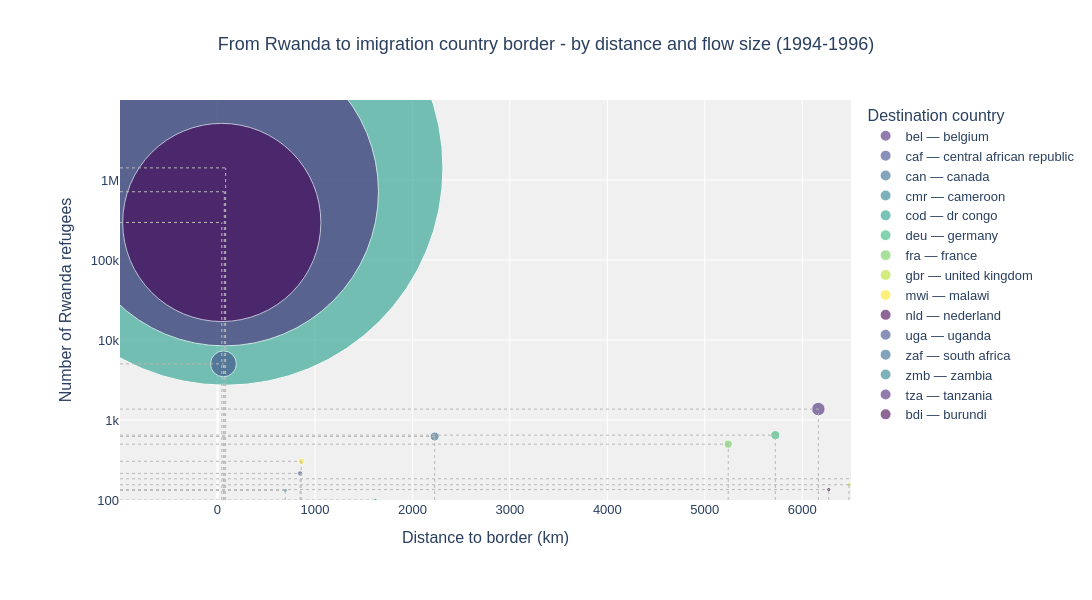

This figure's notebook cell:
### Code cell
# -------------------------------------------------
#     Number of refugees VS distance
#                1994-1996
# -------------------------------------------------

rwa_sub = filtered_data[
    (filtered_data["originiso"] == "rwa")
    & (filtered_data["year"].between(1994, 1996))
].copy()

rwanda_plot = (
    rwa_sub
    .groupby(["asylumiso", "asylumname"], as_index=False)["count"]
    .sum()
)

rwanda_plot["border_distance_km"] = rwanda_plot.apply(
    lambda row: distance_to_country_border_km(
        "rwa",
        row["asylumiso"],
        countries_gdf
    ),
    axis=1
)

# legend labels
# ----------------
rwanda_plot["legend_label"] = (
    rwanda_plot["asylumiso"].str.lower()
    + " — "
    + rwanda_plot["asylumname"].str.lower()
)

legend_order = sorted(rwanda_plot["legend_label"].unique())

# plot
# ------------------
fig = px.scatter(
    rwanda_plot,
    x="border_distance_km",
    y="count",
    size="count",

    color="legend_label",

    # pastelle
    # olor_discrete_sequence=px.colors.qualitative.Set3

    # reds yellow
    # color_discrete_sequence=px.colors.sequential.YlOrRd

    category_orders={
        "legend_label": legend_order
    },

    hover_data={
        "legend_label": False,
        "asylumiso": False,
    },

    # text="asylumiso",

    log_y=True,
    hover_name="asylumname",

    labels={
        "border_distance_km": "Distance to border (km)",
        "count": "Number of Rwanda refugees",
        "legend_label": "Destination country",
    },

    title="From Rwanda to imigration country border - by distance and flow size (1994-1996)",

    color_discrete_sequence=px.colors.sequential.Viridis,
)

# pastel hover labels
# -----------------------
for trace in fig.data:

    original_color = trace.marker.color

    trace.hoverlabel = dict(
        bgcolor=lighten_color(original_color, 0.65),
        font_size=13,
        font_color="black",
        bordercolor=original_color,
    )

# put Burundi and Tanzania on top
fig.data = tuple(
    [trace for trace in fig.data
     if not (
         trace.name.startswith("bdi")
         or trace.name.startswith("tza")
     )]
    +
    [trace for trace in fig.data
     if trace.name.startswith("tza")]
    +
    [trace for trace in fig.data
     if trace.name.startswith("bdi")]
)

# circle size and style
# -----------------------
fig.update_traces(
    textposition="top center",
    marker=dict(
        sizemode="area",
        sizeref=15,
        opacity=0.6,
    )
)

# y axis
# ----------
fig.update_yaxes(
    range=[2, 7],
    tickvals=[1e2, 1e3, 1e4, 1e5, 1e6],
    ticktext=["100", "1k", "10k", "100k", "1M"],
)

# x axis
# ----------
x_min = -1000
x_max = 6500

fig.update_xaxes(
    range=[x_min, x_max],
    tickvals=[0, 1000, 2000, 3000, 4000, 5000, 6000],
    ticktext=["0", "1000", "2000", "3000", "4000", "5000", "6000"],
)

fig.update_layout(
    title_x=0.5,
    width=1200,
    height=600,

    plot_bgcolor="#f0f0f0",
    paper_bgcolor="white",

    font=dict(family="Helvetica", size=13),

    margin=dict(
        l=120,
        r=100,
        t=100,
        b=100,
    )
)

# helper lines
# -------------------------------------------
for _, row in rwanda_plot.iterrows():

    x = row["border_distance_km"]
    y = row["count"]
    color = "#B8B8B8"

    fig.add_shape(
        type="line",
        x0=x_min,
        x1=x,
        y0=y,
        y1=y,
        xref="x",
        yref="y",
        line=dict(color=color, width=1, dash="dot"),
        layer="above",
    )

    fig.add_shape(
        type="line",
        x0=x,
        x1=x,
        y0=100,
        y1=y,
        xref="x",
        yref="y",
        line=dict(color=color, width=1, dash="dot"),
        layer="above",
    )

# save and show
fig.write_html("../visualizations/rwanda_distance_vs_count.html")

fig.show()

### Figure 1 — Plotly figure (JSON) as saved in the notebook; plotly's stock layout.template omitted (floating-point values rounded to 4 significant figures)
{"data": [{"customdata": [["bel — belgium", "bel"]], "hovertemplate": "<b>%{hovertext}</b><br><br>Distance to border (km)=%{x}<br>Number of Rwanda refugees=%{marker.size}<extra></extra>", "hovertext": ["belgium"], "legendgroup": "bel — belgium", "marker": {"color": "#482878", "size": [1369], "sizemode": "area", "sizeref": 15, "symbol": "circle", "opacity": 0.6}, "mode": "markers", "name": "bel — belgium", "orientation": "v", "showlegend": true, "x": [6165.0], "xaxis": "x", "y": [1369], "yaxis": "y", "type": "scatter", "hoverlabel": {"bgcolor": "rgb(190,179,207)", "bordercolor": "#482878", "font": {"size": 13, "color": "black"}}, "textposition": "top center"}, {"customdata": [["caf — central african republic", "caf"]], "hovertemplate": "<b>%{hovertext}</b><br><br>Distance to border (km)=%{x}<br>Number of Rwanda refugees=%{marker.size}<extra></extra>", "hovertext": ["central african republic"], "legendgroup": "caf — central african republic", "marker": {"color": "#3e4989", "size": [215], "sizemode": "area", "sizeref": 15, "symbol": "circle", "opacity": 0.6}, "mode": "markers", "name": "caf — central african republic", "orientation": "v", "showlegend": true, "x": [848.3], "xaxis": "x", "y": [215], "yaxis": "y", "type": "scatter", "hoverlabel": {"bgcolor": "rgb(187,191,213)", "bordercolor": "#3e4989", "font": {"size": 13, "color": "black"}}, "textposition": "top center"}, {"customdata": [["can — canada", "can"]], "hovertemplate": "<b>%{hovertext}</b><br><br>Distance to border (km)=%{x}<br>Number of Rwanda refugees=%{marker.size}<extra></extra>", "hovertext": ["canada"], "legendgroup": "can — canada", "marker": {"color": "#31688e", "size": [184], "sizemode": "area", "sizeref": 15, "symbol": "circle", "opacity": 0.6}, "mode": "markers", "name": "can — canada", "orientation": "v", "showlegend": true, "x": [9640.0], "xaxis": "x", "y": [184], "yaxis": "y", "type": "scatter", "hoverlabel": {"bgcolor": "rgb(182,202,215)", "bordercolor": "#31688e", "font": {"size": 13, "color": "black"}}, "textposition": "top center"}, {"customdata": [["cmr — cameroon", "cmr"]], "hovertemplate": "<b>%{hovertext}</b><br><br>Distance to border (km)=%{x}<br>Number of Rwanda refugees=%{marker.size}<extra></extra>", "hovertext": ["cameroon"], "legendgroup": "cmr — cameroon", "marker": {"color": "#26828e", "size": [100], "sizemode": "area", "sizeref": 15, "symbol": "circle", "opacity": 0.6}, "mode": "markers", "name": "cmr — cameroon", "orientation": "v", "showlegend": true, "x": [1620.0], "xaxis": "x", "y": [100], "yaxis": "y", "type": "scatter", "hoverlabel": {"bgcolor": "rgb(179,211,215)", "bordercolor": "#26828e", "font": {"size": 13, "color": "black"}}, "textposition": "top center"}, {"customdata": [["cod — dr congo", "cod"]], "hovertemplate": "<b>%{hovertext}</b><br><br>Distance to border (km)=%{x}<br>Number of Rwanda refugees=%{marker.size}<extra></extra>", "hovertext": ["dr congo"], "legendgroup": "cod — dr congo", "marker": {"color": "#1f9e89", "size": [1417138], "sizemode": "area", "sizeref": 15, "symbol": "circle", "opacity": 0.6}, "mode": "markers", "name": "cod — dr congo", "orientation": "v", "showlegend": true, "x": [83.88], "xaxis": "x", "y": [1417138], "yaxis": "y", "type": "scatter", "hoverlabel": {"bgcolor": "rgb(176,221,213)", "bordercolor": "#1f9e89", "font": {"size": 13, "color": "black"}}, "textposition": "top center"}, {"customdata": [["deu — germany", "deu"]], "hovertemplate": "<b>%{hovertext}</b><br><br>Distance to border (km)=%{x}<br>Number of Rwanda refugees=%{marker.size}<extra></extra>", "hovertext": ["germany"], "legendgroup": "deu — germany", "marker": {"color": "#35b779", "size": [647], "sizemode": "area", "sizeref": 15, "symbol": "circle", "opacity": 0.6}, "mode": "markers", "name": "deu — germany", "orientation": "v", "showlegend": true, "x": [5724.0], "xaxis": "x", "y": [647], "yaxis": "y", "type": "scatter", "hoverlabel": {"bgcolor": "rgb(184,229,208)", "bordercolor": "#35b779", "font": {"size": 13, "color": "black"}}, "textposition": "top center"}, {"customdata": [["fra — france", "fra"]], "hovertemplate": "<b>%{hovertext}</b><br><br>Distance to border (km)=%{x}<br>Number of Rwanda refugees=%{marker.size}<extra></extra>", "hovertext": ["france"], "legendgroup": "fra — france", "marker": {"color": "#6ece58", "size": [499], "sizemode": "area", "sizeref": 15, "symbol": "circle", "opacity": 0.6}, "mode": "markers", "name": "fra — france", "orientation": "v", "showlegend": true, "x": [5240.0], "xaxis": "x", "y": [499], "yaxis": "y", "type": "scatter", "hoverlabel": {"bgcolor": "rgb(204,237,196)", "bordercolor": "#6ece58", "font": {"size": 13, "color": "black"}}, "textposition": "top center"}, {"customdata": [["gbr — united kingdom", "gbr"]], "hovertemplate": "<b>%{hovertext}</b><br><br>Distance to border (km)=%{x}<br>Number of Rwanda refugees=%{marker.size}<extra></extra>", "hovertext": ["united kingdom"], "legendgroup": "gbr — united kingdom", "marker": {"color": "#b5de2b", "size": [155], "sizemode": "area", "sizeref": 15, "symbol": "circle", "opacity": 0.6}, "mode": "markers", "name": "gbr — united kingdom", "orientation": "v", "showlegend": true, "x": [6479.0], "xaxis": "x", "y": [155], "yaxis": "y", "type": "scatter", "hoverlabel": {"bgcolor": "rgb(229,243,180)", "bordercolor": "#b5de2b", "font": {"size": 13, "color": "black"}}, "textposition": "top center"}, {"customdata": [["mwi — malawi", "mwi"]], "hovertemplate": "<b>%{hovertext}</b><br><br>Distance to border (km)=%{x}<br>Number of Rwanda refugees=%{marker.size}<extra></extra>", "hovertext": ["malawi"], "legendgroup": "mwi — malawi", "marker": {"color": "#fde725", "size": [305], "sizemode": "area", "sizeref": 15, "symbol": "circle", "opacity": 0.6}, "mode": "markers", "name": "mwi — malawi", "orientation": "v", "showlegend": true, "x": [859.2], "xaxis": "x", "y": [305], "yaxis": "y", "type": "scatter", "hoverlabel": {"bgcolor": "rgb(254,246,178)", "bordercolor": "#fde725", "font": {"size": 13, "color": "black"}}, "textposition": "top center"}, {"customdata": [["nld — nederland", "nld"]], "hovertemplate": "<b>%{hovertext}</b><br><br>Distance to border (km)=%{x}<br>Number of Rwanda refugees=%{marker.size}<extra></extra>", "hovertext": ["nederland"], "legendgroup": "nld — nederland", "marker": {"color": "#440154", "size": [135], "sizemode": "area", "sizeref": 15, "symbol": "circle", "opacity": 0.6}, "mode": "markers", "name": "nld — nederland", "orientation": "v", "showlegend": true, "x": [6272.0], "xaxis": "x", "y": [135], "yaxis": "y", "type": "scatter", "hoverlabel": {"bgcolor": "rgb(189,166,195)", "bordercolor": "#440154", "font": {"size": 13, "color": "black"}}, "textposition": "top center"}, {"customdata": [["uga — uganda", "uga"]], "hovertemplate": "<b>%{hovertext}</b><br><br>Distance to border (km)=%{x}<br>Number of Rwanda refugees=%{marker.size}<extra></extra>", "hovertext": ["uganda"], "legendgroup": "uga — uganda", "marker": {"color": "#3e4989", "size": [5034], "sizemode": "area", "sizeref": 15, "symbol": "circle", "opacity": 0.6}, "mode": "markers", "name": "uga — uganda", "orientation": "v", "showlegend": true, "x": [61.39], "xaxis": "x", "y": [5034], "yaxis": "y", "type": "scatter", "hoverlabel": {"bgcolor": "rgb(187,191,213)", "bordercolor": "#3e4989", "font": {"size": 13, "color": "black"}}, "textposition": "top center"}, {"customdata": [["zaf — south africa", "zaf"]], "hovertemplate": "<b>%{hovertext}</b><br><br>Distance to border (km)=%{x}<br>Number of Rwanda refugees=%{marker.size}<extra></extra>", "hovertext": ["south africa"], "legendgroup": "zaf — south africa", "marker": {"color": "#31688e", "size": [621], "sizemode": "area", "sizeref": 15, "symbol": "circle", "opacity": 0.6}, "mode": "markers", "name": "zaf — south africa", "orientation": "v", "showlegend": true, "x": [2228.0], "xaxis": "x", "y": [621], "yaxis": "y", "type": "scatter", "hoverlabel": {"bgcolor": "rgb(182,202,215)", "bordercolor": "#31688e", "font": {"size": 13, "color": "black"}}, "textposition": "top center"}, {"customdata": [["zmb — zambia", "zmb"]], "hovertemplate": "<b>%{hovertext}</b><br><br>Distance to border (km)=%{x}<br>Number of Rwanda refugees=%{marker.size}<extra></extra>", "hovertext": ["zambia"], "legendgroup": "zmb — zambia", "marker": {"color": "#26828e", "size": [132], "sizemode": "area", "sizeref": 15, "symbol": "circle", "opacity": 0.6}, "mode": "markers", "name": "zmb — zambia", "orientation": "v", "showlegend": true, "x": [695.5], "xaxis": "x", "y": [132], "yaxis": "y", "type": "scatter", "hoverlabel": {"bgcolor": "rgb(179,211,215)", "bordercolor": "#26828e", "font": {"size": 13, "color": "black"}}, "textposition": "top center"}, {"customdata": [["tza — tanzania", "tza"]], "hovertemplate": "<b>%{hovertext}</b><br><br>Distance to border (km)=%{x}<br>Number of Rwanda refugees=%{marker.size}<extra></extra>", "hovertext": ["tanzania"], "legendgroup": "tza — tanzania", "marker": {"color": "#482878", "size": [712965], "sizemode": "area", "sizeref": 15, "symbol": "circle", "opacity": 0.6}, "mode": "markers", "name": "tza — tanzania", "orientation": "v", "showlegend": true, "x": [70.25], "xaxis": "x", "y": [712965], "yaxis": "y", "type": "scatter", "hoverlabel": {"bgcolor": "rgb(190,179,207)", "bordercolor": "#482878", "font": {"size": 13, "color": "black"}}, "textposition": "top center"}, {"customdata": [["bdi — burundi", "bdi"]], "hovertemplate": "<b>%{hovertext}</b><br><br>Distance to border (km)=%{x}<br>Number of Rwanda refugees=%{marker.size}<extra></extra>", "hovertext": ["burundi"], "legendgroup": "bdi — burundi", "marker": {"color": "#440154", "size": [294630], "sizemode": "area", "sizeref": 15, "symbol": "circle", "opacity": 0.6}, "mode": "markers", "name": "bdi — burundi", "orientation": "v", "showlegend": true, "x": [44.22], "xaxis": "x", "y": [294630], "yaxis": "y", "type": "scatter", "hoverlabel": {"bgcolor": "rgb(189,166,195)", "bordercolor": "#440154", "font": {"size": 13, "color": "black"}}, "textposition": "top center"}], "layout": {"xaxis": {"anchor": "y", "domain": [0.0, 1.0], "title": {"text": "Distance to border (km)"}, "range": [-1000, 6500], "tickvals": [0, 1000, 2000, 3000, 4000, 5000, 6000], "ticktext": ["0", "1000", "2000", "3000", "4000", "5000", "6000"]}, "yaxis": {"anchor": "x", "domain": [0.0, 1.0], "title": {"text": "Number of Rwanda refugees"}, "type": "log", "range": [2, 7], "tickvals": [100.0, 1000.0, 10000.0, 100000.0, 1000000.0], "ticktext": ["100", "1k", "10k", "100k", "1M"]}, "legend": {"title": {"text": "Destination country"}, "tracegroupgap": 0, "itemsizing": "constant"}, "title": {"text": "From Rwanda to imigration country border - by distance and flow size (1994-1996)", "x": 0.5}, "font": {"family": "Helvetica", "size": 13}, "margin": {"l": 120, "r": 100, "t": 100, "b": 100}, "width": 1200, "height": 600, "plot_bgcolor": "#f0f0f0", "paper_bgcolor": "white", "shapes": [{"layer": "above", "line": {"color": "#B8B8B8", "dash": "dot", "width": 1}, "type": "line", "x0": -1000, "x1": 44.22, "xref": "x", "y0": 294630, "y1": 294630, "yref": "y"}, {"layer": "above", "line": {"color": "#B8B8B8", "dash": "dot", "width": 1}, "type": "line", "x0": 44.22, "x1": 44.22, "xref": "x", "y0": 100, "y1": 294630, "yref": "y"}, {"layer": "above", "line": {"color": "#B8B8B8", "dash": "dot", "width": 1}, "type": "line", "x0": -1000, "x1": 6165.0, "xref": "x", "y0": 1369, "y1": 1369, "yref": "y"}, {"layer": "above", "line": {"color": "#B8B8B8", "dash": "dot", "width": 1}, "type": "line", "x0": 6165.0, "x1": 6165.0, "xref": "x", "y0": 100, "y1": 1369, "yref": "y"}, {"layer": "above", "line": {"color": "#B8B8B8", "dash": "dot", "width": 1}, "type": "line", "x0": -1000, "x1": 848.3, "xref": "x", "y0": 215, "y1": 215, "yref": "y"}, {"layer": "above", "line": {"color": "#B8B8B8", "dash": "dot", "width": 1}, "type": "line", "x0": 848.3, "x1": 848.3, "xref": "x", "y0": 100, "y1": 215, "yref": "y"}, {"layer": "above", "line": {"color": "#B8B8B8", "dash": "dot", "width": 1}, "type": "line", "x0": -1000, "x1": 9640.0, "xref": "x", "y0": 184, "y1": 184, "yref": "y"}, {"layer": "above", "line": {"color": "#B8B8B8", "dash": "dot", "width": 1}, "type": "line", "x0": 9640.0, "x1": 9640.0, "xref": "x", "y0": 100, "y1": 184, "yref": "y"}, {"layer": "above", "line": {"color": "#B8B8B8", "dash": "dot", "width": 1}, "type": "line", "x0": -1000, "x1": 1620.0, "xref": "x", "y0": 100, "y1": 100, "yref": "y"}, {"layer": "above", "line": {"color": "#B8B8B8", "dash": "dot", "width": 1}, "type": "line", "x0": 1620.0, "x1": 1620.0, "xref": "x", "y0": 100, "y1": 100, "yref": "y"}, {"layer": "above", "line": {"color": "#B8B8B8", "dash": "dot", "width": 1}, "type": "line", "x0": -1000, "x1": 83.88, "xref": "x", "y0": 1417138, "y1": 1417138, "yref": "y"}, {"layer": "above", "line": {"color": "#B8B8B8", "dash": "dot", "width": 1}, "type": "line", "x0": 83.88, "x1": 83.88, "xref": "x", "y0": 100, "y1": 1417138, "yref": "y"}, {"layer": "above", "line": {"color": "#B8B8B8", "dash": "dot", "width": 1}, "type": "line", "x0": -1000, "x1": 5724.0, "xref": "x", "y0": 647, "y1": 647, "yref": "y"}, {"layer": "above", "line": {"color": "#B8B8B8", "dash": "dot", "width": 1}, "type": "line", "x0": 5724.0, "x1": 5724.0, "xref": "x", "y0": 100, "y1": 647, "yref": "y"}, {"layer": "above", "line": {"color": "#B8B8B8", "dash": "dot", "width": 1}, "type": "line", "x0": -1000, "x1": 5240.0, "xref": "x", "y0": 499, "y1": 499, "yref": "y"}, {"layer": "above", "line": {"color": "#B8B8B8", "dash": "dot", "width": 1}, "type": "line", "x0": 5240.0, "x1": 5240.0, "xref": "x", "y0": 100, "y1": 499, "yref": "y"}, {"layer": "above", "line": {"color": "#B8B8B8", "dash": "dot", "width": 1}, "type": "line", "x0": -1000, "x1": 6479.0, "xref": "x", "y0": 155, "y1": 155, "yref": "y"}, {"layer": "above", "line": {"color": "#B8B8B8", "dash": "dot", "width": 1}, "type": "line", "x0": 6479.0, "x1": 6479.0, "xref": "x", "y0": 100, "y1": 155, "yref": "y"}, {"layer": "above", "line": {"color": "#B8B8B8", "dash": "dot", "width": 1}, "type": "line", "x0": -1000, "x1": 859.2, "xref": "x", "y0": 305, "y1": 305, "yref": "y"}, {"layer": "above", "line": {"color": "#B8B8B8", "dash": "dot", "width": 1}, "type": "line", "x0": 859.2, "x1": 859.2, "xref": "x", "y0": 100, "y1": 305, "yref": "y"}, {"layer": "above", "line": {"color": "#B8B8B8", "dash": "dot", "width": 1}, "type": "line", "x0": -1000, "x1": 6272.0, "xref": "x", "y0": 135, "y1": 135, "yref": "y"}, {"layer": "above", "line": {"color": "#B8B8B8", "dash": "dot", "width": 1}, "type": "line", "x0": 6272.0, "x1": 6272.0, "xref": "x", "y0": 100, "y1": 135, "yref": "y"}, {"layer": "above", "line": {"color": "#B8B8B8", "dash": "dot", "width": 1}, "type": "line", "x0": -1000, "x1": 70.25, "xref": "x", "y0": 712965, "y1": 712965, "yref": "y"}, {"layer": "above", "line": {"color": "#B8B8B8", "dash": "dot", "width": 1}, "type": "line", "x0": 70.25, "x1": 70.25, "xref": "x", "y0": 100, "y1": 712965, "yref": "y"}, {"layer": "above", "line": {"color": "#B8B8B8", "dash": "dot", "width": 1}, "type": "line", "x0": -1000, "x1": 61.39, "xref": "x", "y0": 5034, "y1": 5034, "yref": "y"}, {"layer": "above", "line": {"color": "#B8B8B8", "dash": "dot", "width": 1}, "type": "line", "x0": 61.39, "x1": 61.39, "xref": "x", "y0": 100, "y1": 5034, "yref": "y"}, {"layer": "above", "line": {"color": "#B8B8B8", "dash": "dot", "width": 1}, "type": "line", "x0": -1000, "x1": 2228.0, "xref": "x", "y0": 621, "y1": 621, "yref": "y"}, {"layer": "above", "line": {"color": "#B8B8B8", "dash": "dot", "width": 1}, "type": "line", "x0": 2228.0, "x1": 2228.0, "xref": "x", "y0": 100, "y1": 621, "yref": "y"}, {"layer": "above", "line": {"color": "#B8B8B8", "dash": "dot", "width": 1}, "type": "line", "x0": -1000, "x1": 695.5, "xref": "x", "y0": 132, "y1": 132, "yref": "y"}, {"layer": "above", "line": {"color": "#B8B8B8", "dash": "dot", "width": 1}, "type": "line", "x0": 695.5, "x1": 695.5, "xref": "x", "y0": 100, "y1": 132, "yref": "y"}]}}
